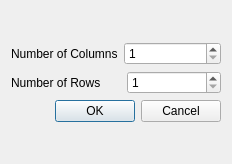
<?xml version="1.0" encoding="UTF-8"?>
<ui version="4.0">
 <class>newDialog</class>
 <widget class="QDialog" name="newDialog">
  <property name="geometry">
   <rect>
    <x>0</x>
    <y>0</y>
    <width>232</width>
    <height>164</height>
   </rect>
  </property>
  <property name="windowTitle">
   <string>Dialog</string>
  </property>
  <layout class="QVBoxLayout" name="verticalLayout_2">
   <item>
    <layout class="QVBoxLayout" name="verticalLayout">
     <item>
      <layout class="QHBoxLayout" name="horizontalLayout">
       <item>
        <widget class="QLabel" name="labelNrColumn">
         <property name="text">
          <string>Number of Columns</string>
         </property>
        </widget>
       </item>
       <item>
        <widget class="QSpinBox" name="spinBox_Columns">
         <property name="minimum">
          <number>1</number>
         </property>
        </widget>
       </item>
      </layout>
     </item>
     <item>
      <layout class="QHBoxLayout" name="horizontalLayout_2">
       <item>
        <widget class="QLabel" name="labelNr_Rows">
         <property name="text">
          <string>Number of Rows      </string>
         </property>
        </widget>
       </item>
       <item>
        <widget class="QSpinBox" name="spinBox_Rows">
         <property name="minimum">
          <number>1</number>
         </property>
        </widget>
       </item>
      </layout>
     </item>
     <item>
      <widget class="QDialogButtonBox" name="buttonBox">
       <property name="orientation">
        <enum>Qt::Horizontal</enum>
       </property>
       <property name="standardButtons">
        <set>QDialogButtonBox::Cancel|QDialogButtonBox::Ok</set>
       </property>
      </widget>
     </item>
    </layout>
   </item>
  </layout>
 </widget>
 <resources/>
 <connections>
  <connection>
   <sender>buttonBox</sender>
   <signal>accepted()</signal>
   <receiver>newDialog</receiver>
   <slot>accept()</slot>
   <hints>
    <hint type="sourcelabel">
     <x>248</x>
     <y>254</y>
    </hint>
    <hint type="destinationlabel">
     <x>157</x>
     <y>274</y>
    </hint>
   </hints>
  </connection>
  <connection>
   <sender>buttonBox</sender>
   <signal>rejected()</signal>
   <receiver>newDialog</receiver>
   <slot>reject()</slot>
   <hints>
    <hint type="sourcelabel">
     <x>316</x>
     <y>260</y>
    </hint>
    <hint type="destinationlabel">
     <x>286</x>
     <y>274</y>
    </hint>
   </hints>
  </connection>
 </connections>
</ui>
